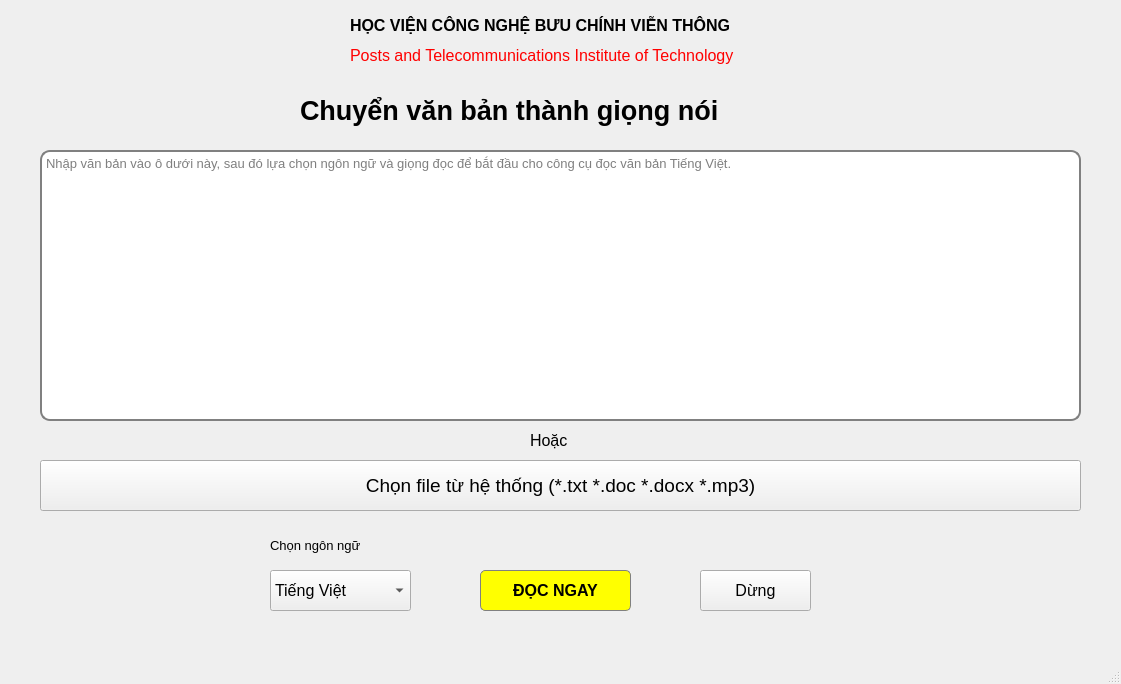
<?xml version="1.0" encoding="UTF-8"?>
<ui version="4.0">
 <class>MainWindow</class>
 <widget class="QMainWindow" name="MainWindow">
  <property name="enabled">
   <bool>true</bool>
  </property>
  <property name="geometry">
   <rect>
    <x>0</x>
    <y>0</y>
    <width>1121</width>
    <height>684</height>
   </rect>
  </property>
  <property name="font">
   <font>
    <family>Arial</family>
    <pointsize>12</pointsize>
   </font>
  </property>
  <property name="windowTitle">
   <string>MainWindow</string>
  </property>
  <widget class="QWidget" name="centralwidget">
   <widget class="QTextEdit" name="textEdit">
    <property name="geometry">
     <rect>
      <x>40</x>
      <y>150</y>
      <width>1041</width>
      <height>271</height>
     </rect>
    </property>
    <property name="font">
     <font>
      <family>Arial</family>
      <pointsize>10</pointsize>
     </font>
    </property>
    <property name="styleSheet">
     <string notr="true">#textEdit {
border: 2px solid gray;
border-radius: 10px;
background: white;
}</string>
    </property>
    <property name="frameShape">
     <enum>QFrame::Box</enum>
    </property>
    <property name="frameShadow">
     <enum>QFrame::Plain</enum>
    </property>
    <property name="lineWidth">
     <number>3</number>
    </property>
    <property name="midLineWidth">
     <number>6</number>
    </property>
    <property name="verticalScrollBarPolicy">
     <enum>Qt::ScrollBarAsNeeded</enum>
    </property>
    <property name="horizontalScrollBarPolicy">
     <enum>Qt::ScrollBarAsNeeded</enum>
    </property>
    <property name="tabChangesFocus">
     <bool>true</bool>
    </property>
    <property name="documentTitle">
     <string/>
    </property>
    <property name="undoRedoEnabled">
     <bool>true</bool>
    </property>
    <property name="placeholderText">
     <string>Nhập văn bản vào ô dưới này, sau đó lựa chọn ngôn ngữ và giọng đọc để bắt đầu cho công cụ đọc văn bản Tiếng Việt.</string>
    </property>
   </widget>
   <widget class="QPushButton" name="playButton">
    <property name="geometry">
     <rect>
      <x>480</x>
      <y>570</y>
      <width>151</width>
      <height>41</height>
     </rect>
    </property>
    <property name="font">
     <font>
      <family>Arial</family>
      <pointsize>12</pointsize>
      <weight>75</weight>
      <bold>true</bold>
     </font>
    </property>
    <property name="styleSheet">
     <string notr="true">#playButton {
color: black;
background-color: yellow;
border-radius: 5;
border: 1px solid gray;
}</string>
    </property>
    <property name="text">
     <string>ĐỌC NGAY</string>
    </property>
   </widget>
   <widget class="QComboBox" name="selectLang">
    <property name="geometry">
     <rect>
      <x>270</x>
      <y>570</y>
      <width>141</width>
      <height>41</height>
     </rect>
    </property>
    <property name="font">
     <font>
      <family>Arial</family>
      <pointsize>12</pointsize>
     </font>
    </property>
    <item>
     <property name="text">
      <string>Tiếng Việt</string>
     </property>
    </item>
    <item>
     <property name="text">
      <string>Tiếng Anh</string>
     </property>
    </item>
   </widget>
   <widget class="QLabel" name="label">
    <property name="geometry">
     <rect>
      <x>300</x>
      <y>90</y>
      <width>521</width>
      <height>41</height>
     </rect>
    </property>
    <property name="font">
     <font>
      <family>Arial</family>
      <pointsize>20</pointsize>
      <weight>75</weight>
      <bold>true</bold>
     </font>
    </property>
    <property name="frameShape">
     <enum>QFrame::NoFrame</enum>
    </property>
    <property name="text">
     <string>Chuyển văn bản thành giọng nói</string>
    </property>
   </widget>
   <widget class="QLabel" name="label_2">
    <property name="geometry">
     <rect>
      <x>350</x>
      <y>10</y>
      <width>471</width>
      <height>31</height>
     </rect>
    </property>
    <property name="font">
     <font>
      <weight>75</weight>
      <bold>true</bold>
     </font>
    </property>
    <property name="text">
     <string>HỌC VIỆN CÔNG NGHỆ BƯU CHÍNH VIỄN THÔNG </string>
    </property>
   </widget>
   <widget class="QLabel" name="label_3">
    <property name="geometry">
     <rect>
      <x>260</x>
      <y>0</y>
      <width>71</width>
      <height>91</height>
     </rect>
    </property>
    <property name="text">
     <string/>
    </property>
    <property name="pixmap">
     <pixmap>../../Downloads/nh.png</pixmap>
    </property>
   </widget>
   <widget class="QLabel" name="label_4">
    <property name="geometry">
     <rect>
      <x>350</x>
      <y>40</y>
      <width>481</width>
      <height>31</height>
     </rect>
    </property>
    <property name="font">
     <font>
      <family>Arial</family>
      <pointsize>12</pointsize>
     </font>
    </property>
    <property name="styleSheet">
     <string notr="true">#label_4{
color:red;
}</string>
    </property>
    <property name="text">
     <string>Posts and Telecommunications Institute of Technology</string>
    </property>
   </widget>
   <widget class="QPushButton" name="pauseButton">
    <property name="geometry">
     <rect>
      <x>700</x>
      <y>570</y>
      <width>111</width>
      <height>41</height>
     </rect>
    </property>
    <property name="font">
     <font>
      <family>Arial</family>
      <pointsize>12</pointsize>
     </font>
    </property>
    <property name="styleSheet">
     <string notr="true">#play {
color: black;
background-color: white;
border-radius: 15;
border: 2px solid gray;
}</string>
    </property>
    <property name="text">
     <string>Dừng</string>
    </property>
   </widget>
   <widget class="QLabel" name="label_5">
    <property name="geometry">
     <rect>
      <x>270</x>
      <y>0</y>
      <width>61</width>
      <height>91</height>
     </rect>
    </property>
    <property name="text">
     <string/>
    </property>
    <property name="pixmap">
     <pixmap>logo.png</pixmap>
    </property>
   </widget>
   <widget class="QPushButton" name="chooseFileButton">
    <property name="geometry">
     <rect>
      <x>40</x>
      <y>460</y>
      <width>1041</width>
      <height>51</height>
     </rect>
    </property>
    <property name="font">
     <font>
      <family>Arial</family>
      <pointsize>14</pointsize>
     </font>
    </property>
    <property name="styleSheet">
     <string notr="true">#play {
color: black;
background-color: white;
border-radius: 15;
border: 5px solid gray;
}</string>
    </property>
    <property name="text">
     <string>Chọn file từ hệ thống (*.txt *.doc *.docx *.mp3)</string>
    </property>
   </widget>
   <widget class="QLabel" name="label_6">
    <property name="geometry">
     <rect>
      <x>270</x>
      <y>530</y>
      <width>131</width>
      <height>31</height>
     </rect>
    </property>
    <property name="font">
     <font>
      <family>Arial</family>
      <pointsize>10</pointsize>
     </font>
    </property>
    <property name="text">
     <string>Chọn ngôn ngữ</string>
    </property>
   </widget>
   <widget class="QLabel" name="label_7">
    <property name="geometry">
     <rect>
      <x>530</x>
      <y>430</y>
      <width>51</width>
      <height>21</height>
     </rect>
    </property>
    <property name="text">
     <string>Hoặc</string>
    </property>
   </widget>
  </widget>
  <widget class="QMenuBar" name="menubar">
   <property name="geometry">
    <rect>
     <x>0</x>
     <y>0</y>
     <width>1121</width>
     <height>26</height>
    </rect>
   </property>
  </widget>
  <widget class="QStatusBar" name="statusbar"/>
 </widget>
 <resources/>
 <connections/>
</ui>
